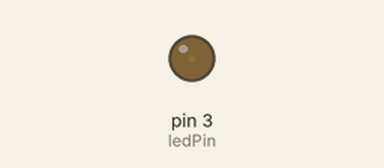
This sketch was run on a simulated Arduino Uno, built with avr-gcc and run on an emulated ATmega328P. Shown: output pins drawn as LEDs (lit = HIGH).

Above: at 0.05 s.
At 3.2 s:
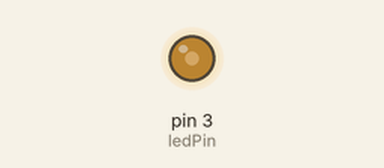
At 6.4 s:
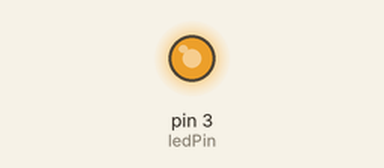
At 12.8 s:
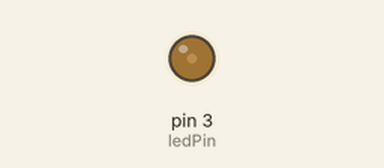
Timing chart, 0 to 19.2 s (numbered marks = the images above):
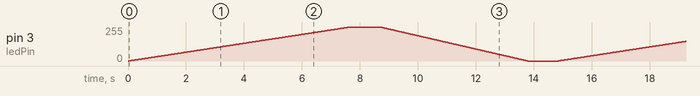

The sketch:

led_gradual.ino
```cpp
const int ledPin = 3;

void setup() {
  // put your setup code here, to run once:
  pinMode(ledPin, OUTPUT);
}

void loop() {
  // put your main code here, to run repeatedly:
  for(int i=0; i<= 255; i++){
    analogWrite(ledPin, i);
    delay(30);
  }
  delay(1000);
  for(int i=255; i>=0; i--){
    analogWrite(ledPin, i);
    delay(20);
  }
  delay(1000);
}
```
